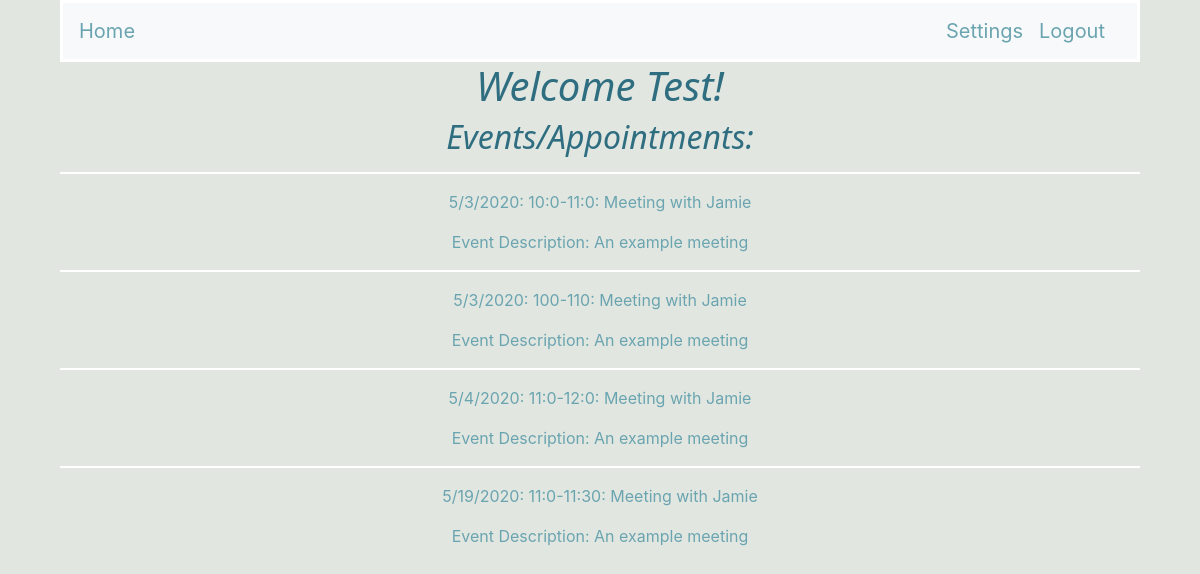
Screenshot of / (signed in) with the database file from the repository.
### app_folder/models.py (models this page shows, shortened)
class User(UserMixin, db.Model):
    id = db.Column(db.Integer, primary_key=True)
    username = db.Column(db.String(64), index=True, unique=True)
    email = db.Column(db.String(128), index=True, unique=True)
    password_hash = db.Column(db.String(128))
    emailConfirmation = db.Column(db.String(2), index=True)
    meetingLength = db.Column(db.String(32), index=True)
    availabilityStart = db.Column(db.String(32),index = True)
    availabilityEnd = db.Column(db.String(32),index = True)
    posts = db.relationship('Post', backref='author', lazy='dynamic')

class Event(db.Model):
    id = db.Column(db.Integer, primary_key=True)
    username = db.Column(db.String(64), index=True)
    eventDate = db.Column(db.String(32), index=True)
    eventTime = db.Column(db.String(32), index=True)
    guestname = db.Column(db.String(64), index=True)
    description = db.Column(db.String(128), index=True)

### app_folder/routes.py (the view)
@app.route("/")
@login_required
def hello():
    user = current_user
    events = Event.query.filter_by(username=user.username).all()
    return render_template('index.html', title='Home',user = user, events = events)

### app_folder/models.py (called while the page is built)
@login.user_loader
def load_user(id):
    return User.query.get(int(id))

### app_folder/templates/index.html
{% extends "base.html" %}
{% block content %}
<div class="center">
    {% if not current_user.is_authenticated %}
        <h1>Welcome Guest!</h1>
    {% else %}
        <h1> Welcome {{ current_user.username }}!</h1>
        <h2> Events/Appointments: </h2>
        {% if events|length == 0 %}
            <p>There are no events at this time.</p>
        {% else %}
            {% for i in events %}
                <hr>
                <p>
                    {{ i.eventDate }}: {{ i.eventTime }}: Meeting with {{ i.guestname }}
                </p>
                <p>
                    Event Description: {{ i.description }}
                </p>
            {% endfor %}
        {% endif %}
    {% endif %}
</div>
{% endblock %}

### app_folder/templates/base.html (shortened to what this page needs)
<!DOCTYPE html>
<html lang="en">
  <head>
       <link rel="stylesheet" href="https://stackpath.bootstrapcdn.com/bootstrap/4.4.1/css/bootstrap.min.css">
       <link rel= "stylesheet" type= "text/css" href= "{{ url_for('static',filename='styles/base.css') }}">
    </head>
    <body>
      <nav class="navbar navbar-custom navbar-expand-lg navbar-light bg-light">
            <div class="navbar-nav">
                {% if current_user.is_authenticated %}
                <a class="nav-item active navbar-brand" href="/">Home</a>
                {% else %}
                <a class="nav-item active navbar-brand" href="/home">Home</a>
                <a class="nav-item active navbar-brand" href="/users">Book Times</a>
                {% endif %}
            </div>
            <div class="navbar-collapse collapse w-100 order-3 dual-collapse2">
                <div class="navbar-nav ml-auto">
                  {% if not current_user.is_authenticated %}
                    <a class=" nav-item active navbar-brand" href="/login">Sign in</a>
                  {% else %}
                    <a class="nav-item active navbar-brand" href="/settings">Settings</a>
                    <a class="nav-item active navbar-brand" href="/logout">Logout</a>
                  {% endif %}
                </div>
            </div>
        </nav>
       {% block content %}{% endblock %}
    </body>
</html>

### app_folder/static/styles/base.css (style rules this page uses)
body { background-color: #E1E7E0; margin-left: 5%; margin-right: 5%; }
nav { border: 3px solid white; }
h1 { font-family:'Segoe UI', Tahoma, Geneva, Verdana, sans-serif; font-style: italic; color:#2F6D80; }
h2 { font-family:'Segoe UI', Tahoma, Geneva, Verdana, sans-serif; font-style: italic; color:#2F6D80; }
p { color: #6AA4B0; }
a { color: #6AA4B0; }
hr { border: 1px solid white; }
.center { text-align: center; }
.navbar-custom .navbar-brand, .navbar-custom .navbar-text { color: #6AA4B0; }

### rows the page displays
User: username "Test"
Event: eventDate "5/3/2020", eventTime "10:0-11:0", guestname "Jamie", description "An example meeting"
Event: eventDate "5/3/2020", eventTime "100-110", guestname "Jamie", description "An example meeting"
Event: eventDate "5/4/2020", eventTime "11:0-12:0", guestname "Jamie", description "An example meeting"
Event: eventDate "5/19/2020", eventTime "11:0-11:30", guestname "Jamie", description "An example meeting"
